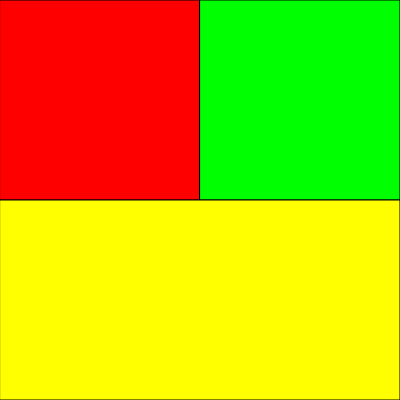
Frame 1 (no input)
Frame 60 (no input): identical to frame 1, image omitted
Frame 120 (the mouse pressed at the canvas centre since frame 60): identical to frame 1, image omitted

The p5.js sketch that drew this single still picture (run headless with seeded random() and noise() and a simulated clock; from frame 60 on, the mouse is pressed at the canvas centre):

// p5.js sketch
// ── sketch.js
function setup() {
  createCanvas(400, 400);
}

function draw() {
  background(255);

  // Additive color
  // Top Left
  var redColor = color(255, 0, 0);
  fill(redColor);
  rect(0, 0, width / 2, height / 2);
  //top right
  var greenColor = color(0, 255, 0);
  fill(greenColor);
  rect(width / 2, 0, width / 2, height / 2);
  /*  
  Bottom rect
  mixColor = redColor + greenColor
  */
  var mixColor = color(
    red(redColor) + red(greenColor),
    green(redColor) + green(greenColor),
    blue(redColor) + blue(greenColor)
  );
  fill(mixColor);
  /* 
  The same can be simply achieved by
    fill(255,255,0)
  */
  rect(0, height / 2, width, height / 2);
}
